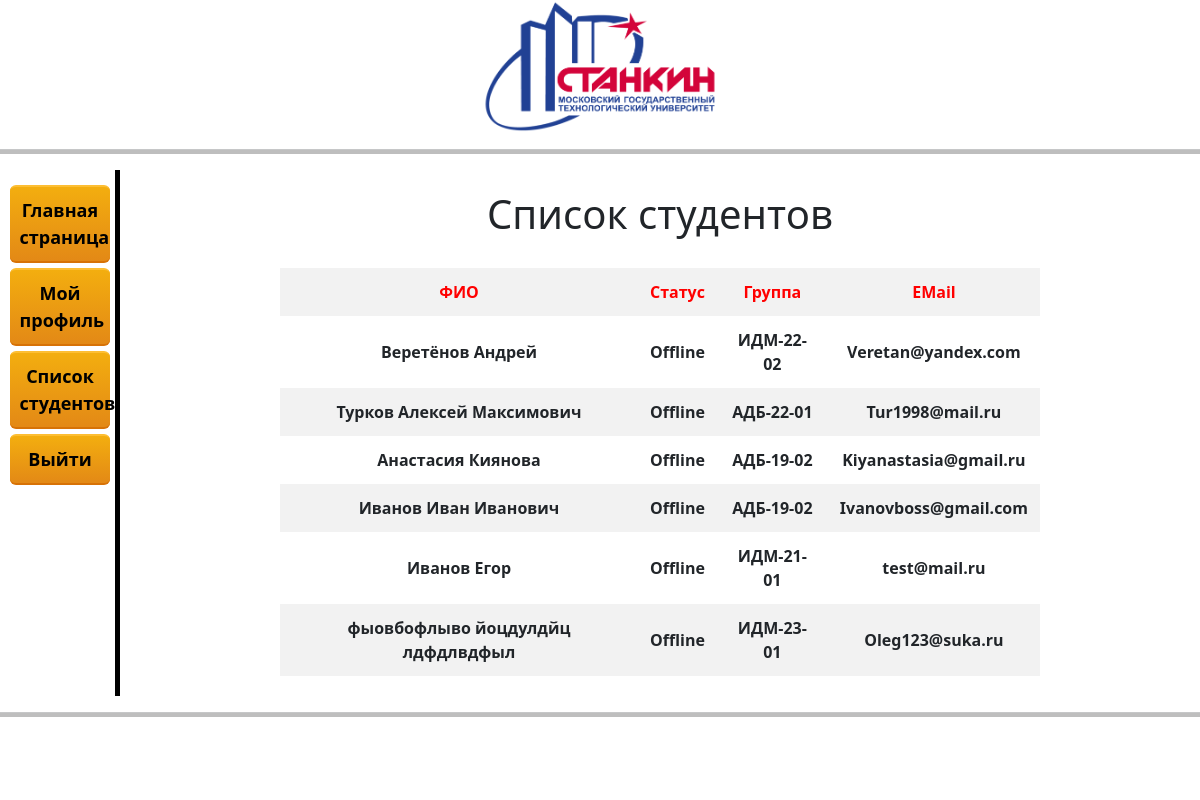
The app's page /students (signed in) with its own data.
### app.py (models this page shows)
class User(UserMixin, db.Model):
    id = db.Column(db.Integer, primary_key=True)
    full_name = db.Column(db.String(100))
    role = db.Column(db.String(20))
    email = db.Column(db.String(100), unique=True)
    password = db.Column(db.String(100))
    group_code = db.Column(db.String(20))
    timestamp = db.Column(db.Float())
    status = db.Column(db.String(20))

### app.py (the view)
@app.route('/students', methods=['GET'])
@login_required
def students():
    user = User.query.get(current_user.id)
    if user.role == "admin" or user.role == "professor":
        students = User.query.filter(User.role == "student")
        for student in students:
            student_status(student)
        return render_template("students.html", students=students, user=user)
    else:
        return redirect(url_for('mainpage'))

### app.py (called while the page is built)
def login_required(view_func):
    @wraps(view_func)
    def wrapped_view(*args, **kwargs):
        if not current_user.is_authenticated:
            flash('Неавторизованному пользователю доступ запрещен.', 'danger')
            return redirect(url_for('login'))
        return view_func(*args, **kwargs)
    return wrapped_view

@login_manager.user_loader
def load_user(user_id):
    return User.query.get(int(user_id))

def student_status(student):
    current_timestamp = time.time()  # Current timestamp
    time_difference = current_timestamp - student.timestamp
    if time_difference > 300:
        student.status = "Offline"
    else:
        student.status = "Online"

### templates/students.html (shortened to what this page needs)
<!DOCTYPE html>
<html lang="en">
<head>
    <link rel="stylesheet" href="../static/css/students.css">
    <link rel="stylesheet" href="https://cdn.jsdelivr.net/npm/bootstrap@5.2.3/dist/css/bootstrap.min.css">
</head>
<body>
<div class="logo">
    <img src="/static/logo.jpg" alt="Ошибка загрузки">
</div>
<hr>
<div class="mycontainer">
    <nav class="sidebar">
        <ul>
            <li><button type="button" onclick="window.location.href='/'">Главная страница</button></li>
            <li><button type="button" onclick="window.location.href='profile'">Мой профиль</button></li>
            <li><button type="button" onclick="window.location.href='students'">Список студентов</button></li>
            <li><button type="button" onclick="window.location.href='logout'">Выйти</button></li>
        </ul>
    </nav>
<div class="container2">
    <div class="header">
        <h1>Список студентов</h1>
    </div>
    <div class="table-container">
        <table id="userTable">
            <thead>
            <tr>
                <th onclick="sortTable(0)" class="sortable">ФИО </th>
                <th onclick="sortTable(1)" class="sortable">Статус </th>
                <th onclick="sortTable(2)" class="sortable">Группа </th>
                <th onclick="sortTable(3)" class="sortable">EMail </th>
            </tr>
            </thead>
            <tbody>
                {% for student in students %}
                   <tr>
                       <td>{{ student.full_name }}</td>
                       <td>{{ student.status }}</td>
                       <td>{{ student.group_code }}</td>
                       <td>{{ student.email }}</td>
                   </tr>
                {% endfor %}
            </tbody>
        </table>
    </div>
</div>
</div>
<hr>
<div class="container2">
</div>
</body>
</html>

### static/css/students.css (style rules this page uses)
* { box-sizing: border-box; margin: 0; padding: 0; }
body { font-family: Arial, sans-serif; background-color: white; }
.logo { display: flex; justify-content: center; width: auto; }
img { display: block; max-width: 20%; height: 10%; margin-top: auto; }
hr { width: 100%; height: 5px; background-color: black; margin-top: 20px; margin-bottom: 20px; }
.mycontainer { display: flex; height: 100%; font-size: 16px; font-weight: 600; text-align: center; }
.sidebar { background-color: white; color: #fff; width: 10%; padding: 0.8%; align-items: center; text-align: center; position: relative; order: 1; }
.sidebar::after { content: ""; position: absolute; right: 0; top: 0; bottom: 0; width: 5px; background-color: black; }
.sidebar ul { list-style-type: none; margin: 0; padding: 0; }
.sidebar li { margin-top: 5%; margin-bottom: 5px; font-size: 16px; font-weight: 600; text-align: center; }
.sidebar button { color: black; text-decoration: none; font-weight: bold; font-size: 18px; display: inline-block; padding: 10px; outline: none; border-style: solid none; border-color: #FDBE33 #000 #D77206; border-radius: 6px; background: linear-gradient(#F3AE0F, #E38916) #E38916; transition: 0.2s; width: 100%; }
.container2 { max-width: 800px; margin: 0 auto; width: 100%; align-items: center; padding: 20px; background-color: white; order: 2; }
.header { text-align: center; align-items: center; margin-bottom: 30px; }
.table-container { overflow-x: auto; }
table { border-collapse: collapse; width: 100%; }
thead tr { background-color: #f2f2f2; text-align: center; align-items: center; }
th, td { padding: 12px; text-align: left; }
tbody tr:nth-child(even) { background-color: #f2f2f2; }
th { color: red; text-align: center; }
td { text-align: center; }
.sortable { position: relative; cursor: pointer; }

### records on screen
User: full_name "Веретёнов Андрей", status "Offline", group_code "ИДМ-22-02", email "Veretan@yandex.com"
User: full_name "Турков Алексей Максимович", status "Offline", group_code "АДБ-22-01", email "Tur1998@mail.ru"
User: full_name "Анастасия Киянова", status "Offline", group_code "АДБ-19-02", email "Kiyanastasia@gmail.ru"
User: full_name "Иванов Иван Иванович", status "Offline", group_code "АДБ-19-02", email "Ivanovboss@gmail.com"
User: full_name "Иванов Егор", status "Offline", group_code "ИДМ-21-01", email "test@mail.ru"
User: full_name "фыовбофлыво йоцдулдйц лдфдлвдфыл", status "Offline", group_code "ИДМ-23-01", email "Oleg123@suka.ru"
